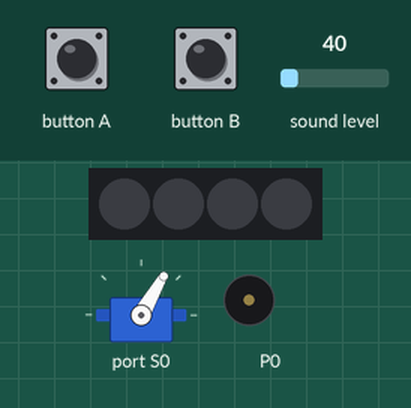
Recording of a program running on a simulated BBC micro:bit (MakeCode). Shown: servo, 4 RGB LEDs in strip order, left to right, buzzer (waves = sounding). The test bench sets the inputs (shaded band); at power-on: sound level 40. Dim RGB values are drawn brighter than linear.

Above: at 1.2 s.
1.3 s: button A pressed for 0.15 s
At 2.7 s:
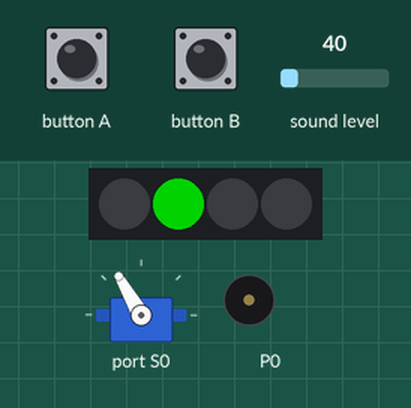
3.4 s: button A pressed for 0.15 s
At 4.3 s:
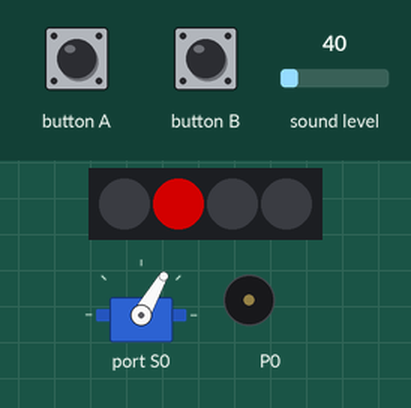
5.5 s: button B pressed for 0.15 s
At 6.8 s:
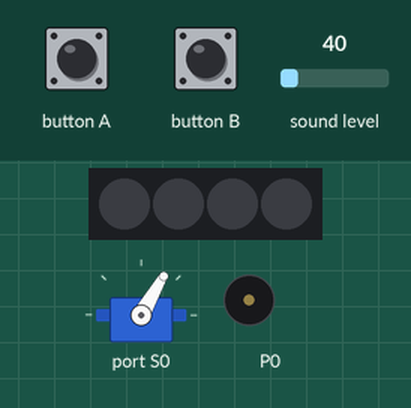
Timing chart, 0 to 8.5 s (numbered marks = the images above; inputs shaded):
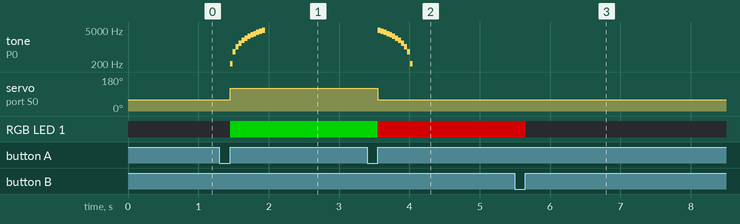

The program:

main.ts
```typescript
input.onButtonPressed(Button.A, function on_button_pressed_a() {
    Prehod_vyhybku()
})
input.onSound(DetectedSound.Loud, function on_sound_loud() {

})
input.onButtonPressed(Button.B, function on_button_pressed_b() {
    strip.clear()
    strip.show()
})
function Prehod_vyhybku() {

    input.setSoundThreshold(SoundThreshold.Loud, 255)
    if (L4 == 0) {
        L4 = 1
        wuKong.setServoAngle(wuKong.ServoTypeList._270, wuKong.ServoList.S0, 90)
        strip.setPixelColor(1, neopixel.colors(NeoPixelColors.Red))
        strip.show()
        music.playSoundEffect(music.createSoundEffect(WaveShape.Sine, 5000, 0, 255, 0, 500, SoundExpressionEffect.None, InterpolationCurve.Linear), SoundExpressionPlayMode.UntilDone)
    } else {
        L4 = 0
        wuKong.setServoAngle(wuKong.ServoTypeList._270, wuKong.ServoList.S0, 180)
        strip.setPixelColor(1, neopixel.colors(NeoPixelColors.Green))
        strip.show()
        music.playSoundEffect(music.createSoundEffect(WaveShape.Sine, 1, 5000, 0, 255, 500, SoundExpressionEffect.None, InterpolationCurve.Linear), SoundExpressionPlayMode.UntilDone)
    }

    basic.pause(500)
    input.setSoundThreshold(SoundThreshold.Loud, 181)
}

let strip : neopixel.Strip = null
let L4 = 0
L4 = 1
wuKong.setServoAngle(wuKong.ServoTypeList._270, wuKong.ServoList.S0, 90)
strip = neopixel.create(DigitalPin.P16, 4, NeoPixelMode.RGB)
input.setSoundThreshold(SoundThreshold.Loud, 187)
basic.forever(function on_forever() {

})
```

test.ts
```typescript
// Tady jsou testy. Při použití tohoto balíčku jako rozšíření nebude zkompilováno.
```

Measured:
- after the input at 1.3 s, tone on P0: plays 209 Hz for 0.04 s, 625 Hz for 0.04 s, 1042 Hz for 0.04 s, 1459 Hz for 0.04 s, 1875 Hz for 0.04 s, 2292 Hz for 0.04 s … (12 notes in this stretch), starting after 0.15 s; servo on port S0: 60° → 120° after 0.15 s; RGB LED 1: off → RGB(0, 127, 0) after 0.15 s
- after the input at 3.4 s, tone on P0: plays 4791 Hz for 0.04 s, 4375 Hz for 0.04 s, 3958 Hz for 0.04 s, 3541 Hz for 0.04 s, 3125 Hz for 0.04 s, 2708 Hz for 0.04 s … (12 notes in this stretch), starting after 0.15 s; servo on port S0: 120° → 60° after 0.15 s; RGB LED 1: RGB(0, 127, 0) → RGB(127, 0, 0) after 0.15 s
- after the input at 5.5 s, RGB LED 1: RGB(127, 0, 0) → off after 0.15 s
